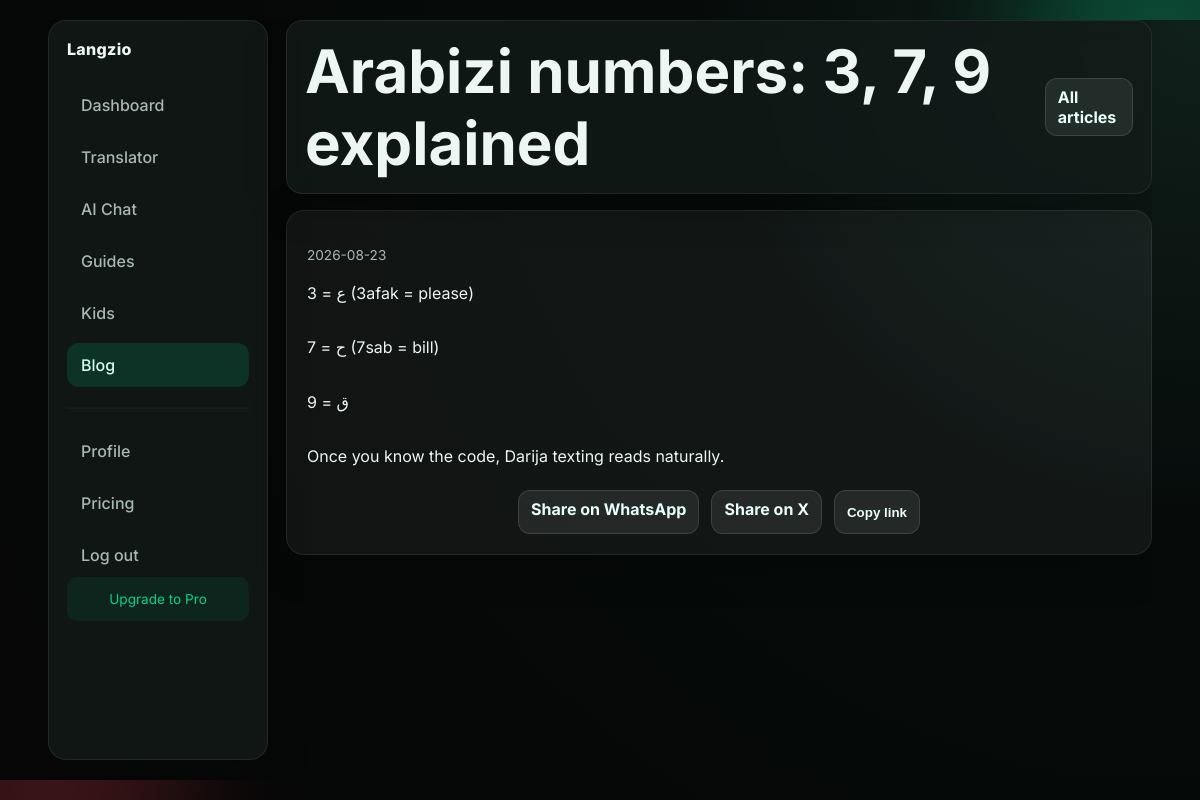
Page /blog/arabizi-numbers/ on the committed database.
### tables this page shows
CREATE TABLE IF NOT EXISTS blog_posts (
    id INT UNSIGNED AUTO_INCREMENT PRIMARY KEY,
    slug VARCHAR(150) NOT NULL UNIQUE,
    title VARCHAR(200) NOT NULL,
    excerpt VARCHAR(500) DEFAULT NULL,
    content MEDIUMTEXT NOT NULL,
    status ENUM('draft','published') NOT NULL DEFAULT 'draft',
    published_at DATETIME DEFAULT NULL,
    created_at DATETIME DEFAULT CURRENT_TIMESTAMP,
    updated_at DATETIME DEFAULT CURRENT_TIMESTAMP ON UPDATE CURRENT_TIMESTAMP,
    INDEX idx_slug (slug),
    INDEX idx_status_published (status, published_at)
);

### classes/Auth.php (called while the page is built, shortened)
<?php
require_once __DIR__ . "/../config.php";
class Auth
{
    public static function id(): ?int
    {
        $id = $_SESSION["user_id"] ?? null;
        return $id ? (int) $id : null;
    }
    public static function subscriptionStatus(): array
    {
        $uid = self::id();
        if (!$uid) {
            return ["plan" => "none", "status" => "guest", "days_remaining" => 0];
        }
        $sub = Subscription::current($uid);
        return [
            "plan"           => $sub["plan"],
            "status"         => $sub["status"],
            "trial_ends_at"  => $sub["trial_ends_at"],
            "days_remaining" => Subscription::trialDaysRemaining($uid),
            "is_trial"       => self::isTrialActive(),
            "is_subscribed"  => self::isSubscribed(),
        ];
    }
}

### config.php (called while the page is built, shortened)
<?php
function langzio_base_path(): string
{
    $script = str_replace("\\", "/", $_SERVER["SCRIPT_NAME"] ?? "/index.php");
    $dir = dirname($script);
    if ($dir === "/" || $dir === "\\" || $dir === ".") {
        return "";
    }
    return rtrim($dir, "/");
}
function langzio_url(string $path = ""): string
{
    $base = langzio_base_path();
    $path = ltrim(str_replace("\\", "/", $path), "/");
    return ($base === "" ? "" : $base) . "/" . $path;
}
function langzio_canonical_url(string $path = ""): string
{
    $canonicalDomain = langzio_env("CANONICAL_DOMAIN", "https://langzio.com");
    $base = rtrim($canonicalDomain, "/");
    $path = ltrim(str_replace("\\", "/", $path), "/");
    return $base . "/" . $path;
}
function langzio_env(string $key, string $default = ""): string
{
    if (isset($_ENV[$key]) && $_ENV[$key] !== "") {
        return (string) $_ENV[$key];
    }
    $fromGetenv = getenv($key);
    return ($fromGetenv !== false && $fromGetenv !== "") ? (string) $fromGetenv : $default;
}

### blog.php (the view, shortened to what this page needs)
<?php
require_once __DIR__ . "/classes/Auth.php";
$subStatus = Auth::subscriptionStatus();
function langzio_blog_find(string $slug): ?array
{
    try {
        $db = Database::connect();
        $stmt = $db->prepare("
            SELECT slug, title, excerpt, content, published_at
            FROM blog_posts
            WHERE slug = :slug AND status = 'published'
            LIMIT 1
        ");
        $stmt->execute(["slug" => $slug]);
        $row = $stmt->fetch();
        return $row ?: null;
    } catch (Throwable $e) {
        error_log("Langzio blog find failed: " . $e->getMessage());
        return null;
    }
}
$slug = trim((string) ($_GET["slug"] ?? ""));
$slug = preg_replace('/[^a-z0-9-]/', '', strtolower($slug));
$post = $slug !== "" ? langzio_blog_find($slug) : null;
$isArticle = $slug !== "";
include "includes/head.php";
?>
<div class="app-shell container">
    <aside class="sidebar glass">
        <a class="brand" href="index.php">Langzio</a>
        <nav class="side-nav" aria-label="Main navigation">
            <a href="dashboard.php">Dashboard</a>
            <a href="translator.php">Translator</a>
            <a href="chat.php">AI Chat</a>
            <a href="guides.php">Guides</a>
            <a href="kids.php">Kids</a>
            <a class="active" href="blog.php">Blog</a>
            <hr style="border-color:rgba(255,255,255,0.08);margin:12px 0">
            <a href="profile.php">Profile</a>
            <a href="pricing.php">Pricing</a>
            <a href="logout.php">Log out</a>
        </nav>
        <div style="margin-top:auto;padding:12px;border-radius:10px;background:rgba(0,211,139,0.08);font-size:0.85rem;text-align:center">
            <?php if ($subStatus["is_trial"]): ?>
                <strong>Trial</strong> — <?php echo $subStatus["days_remaining"]; ?> day(s) left
            <?php elseif ($subStatus["is_subscribed"]): ?>
                <strong>Pro</strong> — Active
            <?php else: ?>
                <a href="pricing.php" style="color:var(--green-2)">Upgrade to Pro</a>
            <?php endif; ?>
        </div>
    </aside>
    <div class="app-content">
        <header class="app-topbar glass">
            <h1><?php echo $isArticle && $post !== null ? htmlspecialchars($post["title"]) : "Blog"; ?></h1>
            <?php if ($isArticle): ?>
                <a class="btn btn-secondary compact" href="<?php echo htmlspecialchars(langzio_url('blog.php')); ?>">All articles</a>
            <?php else: ?>
                <a class="btn btn-secondary compact" href="dashboard.php">Dashboard</a>
            <?php endif; ?>
        </header>
        <?php if ($isArticle && $post === null): ?>
            <section class="card" style="text-align:center" role="alert">
                <h2>Article not found</h2>
                <p style="color:var(--muted)">This article does not exist or is not published yet.</p>
                <a class="btn btn-primary" href="<?php echo htmlspecialchars(langzio_url('blog.php')); ?>">Back to blog</a>
            </section>
        <?php elseif ($isArticle): ?>
            <article class="card" itemscope itemtype="https://schema.org/BlogPosting">
                <?php if (!empty($post["published_at"])): ?>
                    <p style="color:var(--muted);font-size:0.85rem"><?php echo htmlspecialchars(substr($post["published_at"], 0, 10)); ?></p>
                <?php endif; ?>
                <div itemprop="articleBody" style="white-space:pre-wrap;line-height:1.7"><?php echo htmlspecialchars($post["content"]); ?></div>
                <?php
                $shareUrl = langzio_canonical_url("blog/" . $post["slug"] . "/");
                $shareText = $post["title"] . " — via Langzio";
                ?>
                <div class="hero-cta" style="margin-top:20px">
                    <a class="btn btn-secondary compact" target="_blank" rel="noopener"
                       href="https://wa.me/?text=<?php echo urlencode($shareText . "\n" . $shareUrl); ?>">Share on WhatsApp</a>
                    <a class="btn btn-secondary compact" target="_blank" rel="noopener"
                       href="https://x.com/intent/tweet?text=<?php echo urlencode($shareText); ?>&url=<?php echo urlencode($shareUrl); ?>">Share on X</a>
                    <button class="btn btn-secondary compact" type="button" id="copyBlogLinkBtn"
                            data-url="<?php echo htmlspecialchars($shareUrl); ?>">Copy link</button>
                </div>
            </article>
        <?php endif; ?>
    </div>
</div>
<?php include "includes/footer.php"; ?>

### assets/css/style.css (style rules this page uses)
:root { --bg: #060b0a; --panel: rgba(18, 27, 25, 0.78); --soft-panel: rgba(255, 255, 255, 0.05); --text: #ecf6f2; --muted: #a9b8b2; --green: #00a76f; --green-2: #00d38b; --red: #d93f4f; --shadow: 0 10px 40px rgba(0, 0, 0, 0.25); --radius: 18px; }
* { box-sizing: border-box; }
html, body { margin: 0; padding: 0; font-family: "Inter", Arial, sans-serif; background: radial-gradient(circle at top right, #10201b 0%, #060b0a 35%, #060606 100%); color: var(--text); min-height: 100%; }
a { color: inherit; text-decoration: none; }
.container { width: min(1120px, 92%); margin: 0 auto; }
.glass { background: var(--panel); border: 1px solid rgba(255, 255, 255, 0.08); backdrop-filter: blur(12px); box-shadow: var(--shadow); }
.brand { font-weight: 800; letter-spacing: 0.3px; }
h1 { font-size: clamp(2rem, 5vw, 4rem); margin: 0; }
.hero-cta { display: flex; justify-content: center; gap: 12px; margin-top: 24px; flex-wrap: wrap; }
.btn { border: 0; border-radius: 12px; padding: 12px 18px; font-weight: 700; cursor: pointer; transition: all 0.25s ease; }
.btn-secondary { background: rgba(255, 255, 255, 0.08); border: 1px solid rgba(255, 255, 255, 0.12); color: #e9fffb; }
.compact { padding: 8px 12px; }
.card { background: var(--soft-panel); border: 1px solid rgba(255, 255, 255, 0.08); border-radius: var(--radius); padding: 20px; box-shadow: var(--shadow); transition: transform 0.2s ease, border-color 0.2s ease; }
.card p, .card cite { color: var(--muted); line-height: 1.6; }
.app-shell { margin-top: 20px; min-height: calc(100vh - 40px); display: grid; grid-template-columns: 220px 1fr; gap: 18px; }
.sidebar { border-radius: 18px; padding: 18px; }
.side-nav { margin-top: 24px; display: grid; gap: 8px; }
.side-nav a { padding: 10px 12px; border-radius: 10px; color: var(--muted); }
.side-nav a.active, .side-nav a:hover { background: rgba(0, 211, 139, 0.15); color: #d3ffef; }
.app-content { display: grid; align-content: start; gap: 16px; padding-bottom: 24px; }
.app-topbar { border-radius: 16px; padding: 14px 18px; display: flex; justify-content: space-between; align-items: center; }
* { -webkit-tap-highlight-color: transparent; -webkit-touch-callout: none; }
html { -webkit-text-size-adjust: 100%; scroll-behavior: smooth; }
body { overscroll-behavior: none; }
.btn, .nav-toggle, .phrase-btn, .favorite-remove, .onboarding-option, .challenge-day, .side-nav a, .app-topbar a, .auth-form button, input[type="submit"], button { min-height: 44px; min-width: 44px; }
.app-shell { padding-bottom: env(safe-area-inset-bottom, 0); padding-left: env(safe-area-inset-left, 0); padding-right: env(safe-area-inset-right, 0); }
footer, .site-footer, .app-shell { padding-bottom: max(env(safe-area-inset-bottom, 0), 20px); }
.sidebar .side-nav a { padding: 12px 14px; border-radius: 12px; font-weight: 500; transition: background 0.2s ease; }
.sidebar .side-nav hr { margin: 10px 0; opacity: 0.4; }
.sidebar > div:last-child { margin-top: auto; padding: 14px; border-radius: 14px; background: rgba(0, 211, 139, 0.08); font-size: 0.85rem; text-align: center; line-height: 1.5; }
.app-shell, .container, .auth-page, main, section, article { max-width: 100vw; overflow-x: hidden; }
.side-nav { transition: opacity 0.2s ease; }
::placeholder { color: rgba(255, 255, 255, 0.35); opacity: 1; }

### rows in the picture
blog_posts: title "Arabizi numbers: 3, 7, 9 explained", published_at "2026-08-23", content "3 = ع (3afak = please) 7 = ح (7sab = bill) 9 = ق Once you know the code, Darija texting reads naturally."
